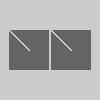
Frame 1 (no input)
Frame 60 (the mouse pressed at the canvas centre just before this capture): identical to frame 1, image omitted
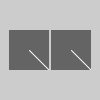
Frame 120 (the mouse held since frame 60 and released just before this capture)

The Processing sketch that drew these frames (run headless with seeded random() and noise(); from frame 60 on, the mouse is pressed at the canvas centre):

// Processing sketch: draw_graphics
// ── draw_graphics.pde
PGraphics pg;

void setup() {
  size(100, 100);
  pg = createGraphics(40, 40);
}

void draw() {
  pg.beginDraw();
  pg.background(100);
  pg.stroke(255);
  pg.line(20, 20, mouseX, mouseY);
  pg.endDraw();
  image(pg, 9, 30); 
  image(pg, 51, 30);
}
